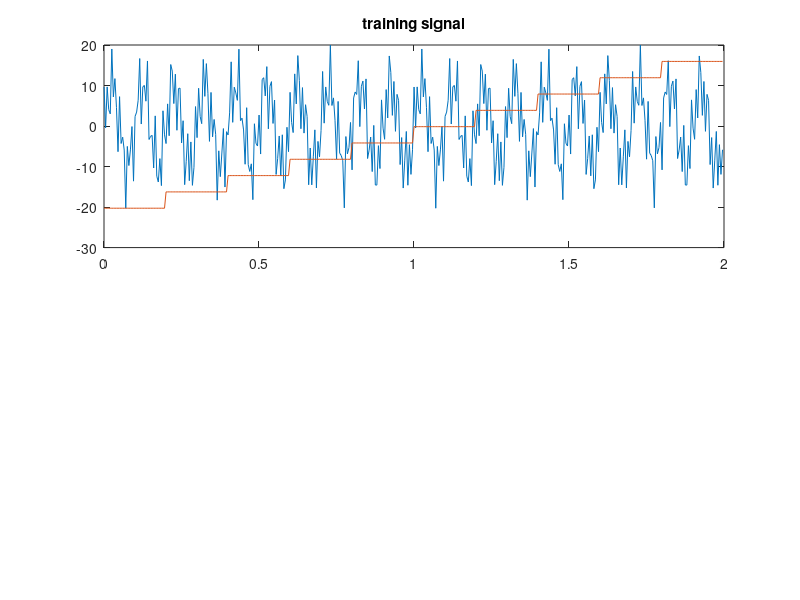

The MATLAB script that drew this image: (Note: this script raises an error after producing the figure.)
close all;

% signal synthesis
sample_rate = 5000;
time = 2;
points = sample_rate * time;
x = time/points * [1:points]; % for plotting

% signal 1
amplitude = 10;
frequency = 10; % 10 Hz
t = x * 2*pi * frequency;
signal1 = amplitude * sin(t);

% signal 2
amplitude = 4;
frequency = 37;
phase = 1;
t = x * 2*pi * frequency + phase;
signal1 = signal1 + amplitude * sin(t);

% signal 3
amplitude = 7;
frequency = 78;
phase = 2;
t = x * 2*pi * frequency + phase;
signal1 = signal1 + amplitude * sin(t);

% signal 4
amplitude = 2;
frequency = 5; % 10 Hz
t = x * 2*pi * frequency;
signal2 = amplitude * sin(t);

% signal 5
amplitude = 8;
frequency = 67;
phase = .5;
t = x * 2*pi * frequency + phase;
signal2 = signal2 + amplitude * sin(t);

% signal 6
amplitude = 5;
frequency = 75;
phase = 1.1;
t = x * 2*pi * frequency + phase;
signal2 = signal2 + amplitude * sin(t);

%signal = [signal1(1,1:floor(size(signal1,2)/2)),...
%          signal2(1,1:ceil(size(signal2,2)/2))];

% don't switch signals for now
signal = signal1;

% plot original signal
%myfig1 = figure;
%plot (x,signal);

% training parameters
model_sample_rate = 200;
training_window = 40;
prediction_time = 1;
subsample = sample_rate / model_sample_rate;
network_type = 'mlp';
if strcmp(network_type,'lstm')
    numHiddenUnits = 10; % for LSTM
    history_length = 1;
else
    history_length = 10; % for MLP
end

% synthesize subsampled signal
x_sub = x(1:subsample:end);
signal_sub = signal(1:subsample:end);

% plot subsampled signal
myfig2 = subplot(2,1,1);
plot (x_sub,signal_sub);

% plot the training windows
min_val = min(signal_sub);
range = max(signal_sub) - min_val;
num_windows = numel(signal_sub)/training_window;
window_plot = zeros(size(signal_sub));
offset=0;
for i=1:numel(signal_sub)
    window_plot(1,i)=min_val+offset;
    if mod(i,training_window)==0
        offset = offset + range/num_windows;
    end
end
hold on;
plot(x_sub,window_plot);
title('training signal');

% allocate predicted signal
signal_pred = zeros(1,numel(signal_sub));

if strcmp(network_type,'lstm')
    % LSTM network
    layers = [ ...
        sequenceInputLayer(1)
        lstmLayer(numHiddenUnits)
        fullyConnectedLayer(1)
        regressionLayer];

else
    % MLP network
    layers = [ ...
        imageInputLayer([history_length,1,1]) ...
        fullyConnectedLayer(10) ...
        fullyConnectedLayer(1) ...
        regressionLayer];
end

% training parameters
options = trainingOptions('adam', ...
    'MaxEpochs',500, ...
    'GradientThreshold',1, ...
    'InitialLearnRate',0.005, ...
    'LearnRateSchedule','piecewise', ...
    'LearnRateDropPeriod',125, ...
    'LearnRateDropFactor',0.2, ...
    'Verbose',1);

for i = 1:training_window:numel(signal_sub)-prediction_time-training_window-1
    
    % extract x and y
    start_train = i;
    end_train = i+training_window-1;

    if strcmp(network_type,'lstm')
        x_train = signal_sub(start_train:end_train);

        start_pred = i+prediction_time;
        end_pred = i+training_window+prediction_time-1;
        y_train = signal_sub(start_pred:end_pred);
    else % for mlp
        x_train = [];
        y_train = [];
        for j=1:training_window
            start_idx = i-history_length+j;
            if start_idx < 1
                continue;
            end
            end_idx = i+j-1;
            x_train = [x_train;signal_sub(start_idx:end_idx)];
            y_train = [y_train;signal_sub(end_idx+prediction_time)];
        end
    end

    % train network
    if strcmp(network_type,'mlp')
        x_train2 = zeros(size(x_train,2),1,1,size(x_train,1));
        for j=1:size(x_train,1)
            x_train2(:,:,:,j) = reshape(x_train(j,1:size(x_train,2)),size(x_train,2),1,1);
        end
        net = trainNetwork(x_train2,y_train,layers,options);
    else
        net = trainNetwork(x_train,y_train,layers,options);
    end

    % predict next window
    start_pred_signal = i+training_window+prediction_time;
    end_pred_signal = min(i+2*training_window+prediction_time-1,...
                          numel(signal_pred));
    clip = i+2*training_window+prediction_time-1 - end_pred_signal;

    start_input = i+training_window;
    end_input = i+2*training_window-1-clip;
    x_input = signal_sub(start_input:end_input);

    if strcmp(network_type,'lstm')
        [net,...
            signal_pred(start_pred_signal:end_pred_signal)] = ...
                        predictAndUpdateState(net,x_input);
    else % mlp
        %x_input = signal_pred(start_pred_signal:end_pred_signal);
        x_input = [];
        for j=1:training_window
            start_idx = start_input-history_length+j;
            end_idx = start_input+j-1;
            if end_idx > size(signal_sub,2)
                break;
            end
            x_input = [x_input;signal_sub(start_idx:end_idx)];
        end
        x_input2 = zeros(size(x_train,2),1,1,size(x_train,1));
        for j=1:size(x_input,1)
            x_input2(:,:,:,j) = reshape(x_input(j,1:size(x_input,2)),size(x_input,2),1,1);
        end
        if sum(size(signal_pred(start_pred_signal:end_pred_signal)) ~= size(predict(net,x_input2)')) == 2
            signal_pred(start_pred_signal:end_pred_signal) = predict(net,x_input2)';
        else
            temp=predict(net,x_input2)';
            signal_pred(start_pred_signal:end_pred_signal) = temp(1,1:size(signal_pred(start_pred_signal:end_pred_signal),2));
        end
    end

    error = signal_pred(start_pred_signal:end_pred_signal) -...
                signal_sub(start_pred_signal:end_pred_signal);

    rmse = mean(error.^2)^.5;

    fprintf('rms of segment training window %d = %0.4e\n',floor((i-1)/training_window)+1,rmse);

    %figure;
    %plot(x_sub,signal_pred);
    
end

% plot predicted signal
subplot(2,1,2);
plot(x_sub,signal_pred);

% draw zigzgags on non-predicted area
hold on;
offset=0;
val=min_val;
for i=1:training_window+prediction_time-1
    window_plot(1,i)=val;
    val = val + 1;
    if val>min_val+range
        val = min_val;  
    end
end

% draw training_windows
for i=training_window+prediction_time:numel(signal_sub)
    window_plot(1,i)=min_val+offset;
    if mod(i,training_window)==0
        offset = offset + range/num_windows;
    end
end
plot(x_sub,window_plot);

errors = signal_sub(training_window+prediction_time:end)-...
         signal_pred(training_window+prediction_time:end);

rmse = mean(errors.^2)^.5;
str = sprintf('predicted signal, rms = %0.4e',rmse);
title(str);
ylim([min_val,min_val+range]);
